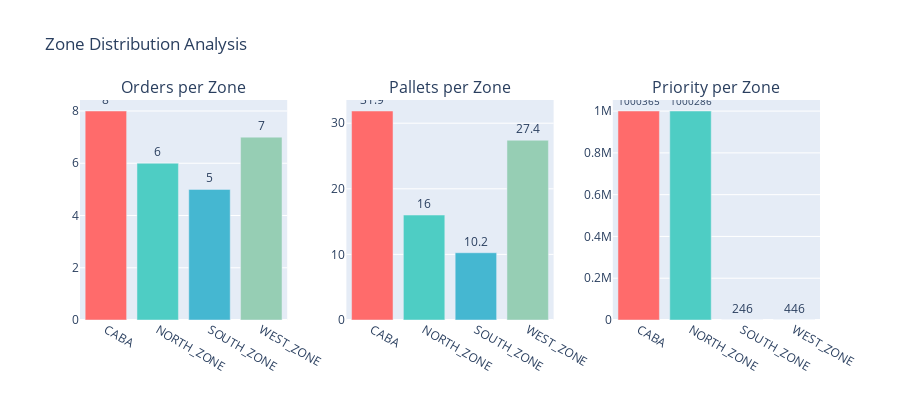

Notebook code for this chart:
### Code cell
# Zone color mapping
zone_colors = {
    "CABA": "#FF6B6B",
    "NORTH_ZONE": "#4ECDC4",
    "SOUTH_ZONE": "#45B7D1",
    "WEST_ZONE": "#96CEB4",
}

# Create subplot with 3 bar charts
fig = make_subplots(
    rows=1, cols=3,
    subplot_titles=("Orders per Zone", "Pallets per Zone", "Priority per Zone"),
    horizontal_spacing=0.08,
)

# Orders count
fig.add_trace(
    go.Bar(
        x=zone_summary["zone_id"],
        y=zone_summary["order_count"],
        marker_color=[zone_colors.get(z, "#888") for z in zone_summary["zone_id"]],
        text=zone_summary["order_count"],
        textposition="outside",
        name="Orders",
    ),
    row=1, col=1,
)

# Pallets
fig.add_trace(
    go.Bar(
        x=zone_summary["zone_id"],
        y=zone_summary["total_pallets"],
        marker_color=[zone_colors.get(z, "#888") for z in zone_summary["zone_id"]],
        text=zone_summary["total_pallets"].round(1),
        textposition="outside",
        name="Pallets",
    ),
    row=1, col=2,
)

# Priority
fig.add_trace(
    go.Bar(
        x=zone_summary["zone_id"],
        y=zone_summary["total_priority"],
        marker_color=[zone_colors.get(z, "#888") for z in zone_summary["zone_id"]],
        text=zone_summary["total_priority"].round(0),
        textposition="outside",
        name="Priority",
    ),
    row=1, col=3,
)

fig.update_layout(
    title="Zone Distribution Analysis",
    showlegend=False,
    height=400,
)

fig.show()

### Figure 1 — Plotly figure (JSON) as saved in the notebook; plotly's stock layout.template omitted (floating-point values rounded to 4 significant figures)
{"data": [{"marker": {"color": ["#FF6B6B", "#4ECDC4", "#45B7D1", "#96CEB4"]}, "name": "Orders", "text": [8.0, 6.0, 5.0, 7.0], "textposition": "outside", "type": "bar", "x": ["CABA", "NORTH_ZONE", "SOUTH_ZONE", "WEST_ZONE"], "xaxis": "x", "y": [8, 6, 5, 7], "yaxis": "y"}, {"marker": {"color": ["#FF6B6B", "#4ECDC4", "#45B7D1", "#96CEB4"]}, "name": "Pallets", "text": [31.9, 16.0, 10.2, 27.4], "textposition": "outside", "type": "bar", "x": ["CABA", "NORTH_ZONE", "SOUTH_ZONE", "WEST_ZONE"], "xaxis": "x2", "y": [31.86, 16.0, 10.25, 27.4], "yaxis": "y2"}, {"marker": {"color": ["#FF6B6B", "#4ECDC4", "#45B7D1", "#96CEB4"]}, "name": "Priority", "text": [1000000.0, 1000000.0, 246.0, 446.0], "textposition": "outside", "type": "bar", "x": ["CABA", "NORTH_ZONE", "SOUTH_ZONE", "WEST_ZONE"], "xaxis": "x3", "y": [1000000.0, 1000000.0, 245.9, 446.0], "yaxis": "y3"}], "layout": {"annotations": [{"font": {"size": 16}, "showarrow": false, "text": "Orders per Zone", "x": 0.14, "xanchor": "center", "xref": "paper", "y": 1, "yanchor": "bottom", "yref": "paper"}, {"font": {"size": 16}, "showarrow": false, "text": "Pallets per Zone", "x": 0.5, "xanchor": "center", "xref": "paper", "y": 1, "yanchor": "bottom", "yref": "paper"}, {"font": {"size": 16}, "showarrow": false, "text": "Priority per Zone", "x": 0.86, "xanchor": "center", "xref": "paper", "y": 1, "yanchor": "bottom", "yref": "paper"}], "height": 400, "showlegend": false, "title": {"text": "Zone Distribution Analysis"}, "xaxis": {"anchor": "y", "domain": [0, 0.28]}, "xaxis2": {"anchor": "y2", "domain": [0.36, 0.64]}, "xaxis3": {"anchor": "y3", "domain": [0.72, 1]}, "yaxis": {"anchor": "x", "domain": [0, 1]}, "yaxis2": {"anchor": "x2", "domain": [0, 1]}, "yaxis3": {"anchor": "x3", "domain": [0, 1]}}}
